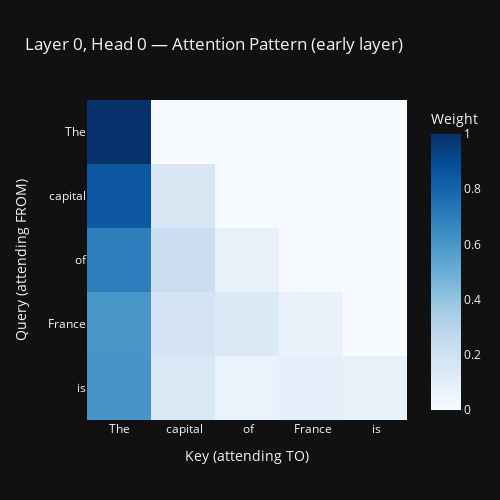
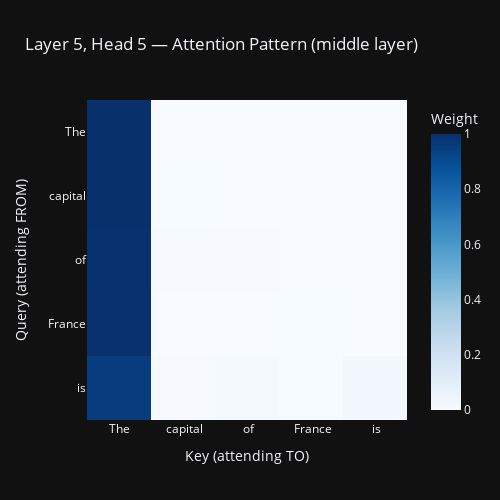
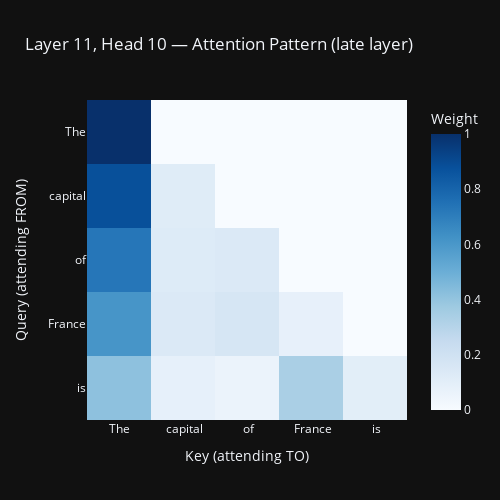

Source (notebook cell) for these figures, in order:
### Markdown cell above
## 3. Attention Heads — Information Routing

Each layer has 12 attention heads. Each head decides:
- **What to attend to** (QK circuit) — which earlier tokens are relevant?
- **What to move** (OV circuit) — what information to copy from those tokens?

Attention patterns tell us *where* each head is looking.

### Code cell
# Get all attention patterns
# Shape: [batch, n_heads, seq_len (query), seq_len (key)]

prompt = "The capital of France is"
tokens = model.to_tokens(prompt, prepend_bos=False)
token_labels = [model.to_string(t) for t in tokens[0]]

logits, cache = model.run_with_cache(tokens)

# Show attention patterns for a few interesting heads
def plot_attention(layer, head, title_extra=""):
    pattern = cache[f"blocks.{layer}.attn.hook_pattern"][0, head].detach().cpu().numpy()
    
    fig = px.imshow(
        pattern,
        x=token_labels,
        y=token_labels,
        color_continuous_scale="Blues",
        title=f"Layer {layer}, Head {head} — Attention Pattern {title_extra}",
        labels={"x": "Key (attending TO)", "y": "Query (attending FROM)", "color": "Weight"},
        template="plotly_dark"
    )
    fig.update_layout(width=500, height=500)
    fig.show()

# Plot a few heads
plot_attention(0, 0, "(early layer)")
plot_attention(5, 5, "(middle layer)")
plot_attention(11, 10, "(late layer)")

### Figure 1 — Plotly figure (JSON) as saved in the notebook; plotly's stock layout.template omitted (floating-point values rounded to 4 significant figures)
{"data": [{"coloraxis": "coloraxis", "hovertemplate": "Key (attending TO): %{x}<br>Query (attending FROM): %{y}<br>Weight: %{z}<extra></extra>", "name": "0", "type": "heatmap", "x": ["The", " capital", " of", " France", " is"], "xaxis": "x", "y": ["The", " capital", " of", " France", " is"], "yaxis": "y", "z": [[1.0, 0.0, 0.0, 0.0, 0.0], [0.8464, 0.1536, 0.0, 0.0, 0.0], [0.7014, 0.2237, 0.07492, 0.0, 0.0], [0.6077, 0.1788, 0.1439, 0.06956, 0.0], [0.6099, 0.1519, 0.06256, 0.09449, 0.08116]]}], "layout": {"coloraxis": {"colorbar": {"title": {"text": "Weight"}}, "colorscale": [[0, "rgb(247,251,255)"], [0.125, "rgb(222,235,247)"], [0.25, "rgb(198,219,239)"], [0.375, "rgb(158,202,225)"], [0.5, "rgb(107,174,214)"], [0.625, "rgb(66,146,198)"], [0.75, "rgb(33,113,181)"], [0.875, "rgb(8,81,156)"], [1, "rgb(8,48,107)"]]}, "height": 500, "title": {"text": "Layer 0, Head 0 — Attention Pattern (early layer)"}, "width": 500, "xaxis": {"anchor": "y", "constrain": "domain", "domain": [0, 1], "scaleanchor": "y", "title": {"text": "Key (attending TO)"}}, "yaxis": {"anchor": "x", "autorange": "reversed", "constrain": "domain", "domain": [0, 1], "title": {"text": "Query (attending FROM)"}}}}

### Figure 2 — Plotly figure (JSON) as saved in the notebook; plotly's stock layout.template omitted (floating-point values rounded to 4 significant figures)
{"data": [{"coloraxis": "coloraxis", "hovertemplate": "Key (attending TO): %{x}<br>Query (attending FROM): %{y}<br>Weight: %{z}<extra></extra>", "name": "0", "type": "heatmap", "x": ["The", " capital", " of", " France", " is"], "xaxis": "x", "y": ["The", " capital", " of", " France", " is"], "yaxis": "y", "z": [[1.0, 0.0, 0.0, 0.0, 0.0], [0.9968, 0.003236, 0.0, 0.0, 0.0], [0.9916, 0.004495, 0.003927, 0.0, 0.0], [0.9951, 0.002214, 6.907e-05, 0.002659, 0.0], [0.9527, 0.006752, 0.01387, 0.003258, 0.02341]]}], "layout": {"coloraxis": {"colorbar": {"title": {"text": "Weight"}}, "colorscale": [[0, "rgb(247,251,255)"], [0.125, "rgb(222,235,247)"], [0.25, "rgb(198,219,239)"], [0.375, "rgb(158,202,225)"], [0.5, "rgb(107,174,214)"], [0.625, "rgb(66,146,198)"], [0.75, "rgb(33,113,181)"], [0.875, "rgb(8,81,156)"], [1, "rgb(8,48,107)"]]}, "height": 500, "title": {"text": "Layer 5, Head 5 — Attention Pattern (middle layer)"}, "width": 500, "xaxis": {"anchor": "y", "constrain": "domain", "domain": [0, 1], "scaleanchor": "y", "title": {"text": "Key (attending TO)"}}, "yaxis": {"anchor": "x", "autorange": "reversed", "constrain": "domain", "domain": [0, 1], "title": {"text": "Query (attending FROM)"}}}}

### Figure 3 — Plotly figure (JSON) as saved in the notebook; plotly's stock layout.template omitted (floating-point values rounded to 4 significant figures)
{"data": [{"coloraxis": "coloraxis", "hovertemplate": "Key (attending TO): %{x}<br>Query (attending FROM): %{y}<br>Weight: %{z}<extra></extra>", "name": "0", "type": "heatmap", "x": ["The", " capital", " of", " France", " is"], "xaxis": "x", "y": ["The", " capital", " of", " France", " is"], "yaxis": "y", "z": [[1.0, 0.0, 0.0, 0.0, 0.0], [0.8789, 0.1211, 0.0, 0.0, 0.0], [0.7304, 0.1283, 0.1413, 0.0, 0.0], [0.6104, 0.1415, 0.1657, 0.08242, 0.0], [0.4143, 0.08566, 0.0597, 0.3367, 0.1037]]}], "layout": {"coloraxis": {"colorbar": {"title": {"text": "Weight"}}, "colorscale": [[0, "rgb(247,251,255)"], [0.125, "rgb(222,235,247)"], [0.25, "rgb(198,219,239)"], [0.375, "rgb(158,202,225)"], [0.5, "rgb(107,174,214)"], [0.625, "rgb(66,146,198)"], [0.75, "rgb(33,113,181)"], [0.875, "rgb(8,81,156)"], [1, "rgb(8,48,107)"]]}, "height": 500, "title": {"text": "Layer 11, Head 10 — Attention Pattern (late layer)"}, "width": 500, "xaxis": {"anchor": "y", "constrain": "domain", "domain": [0, 1], "scaleanchor": "y", "title": {"text": "Key (attending TO)"}}, "yaxis": {"anchor": "x", "autorange": "reversed", "constrain": "domain", "domain": [0, 1], "title": {"text": "Query (attending FROM)"}}}}
